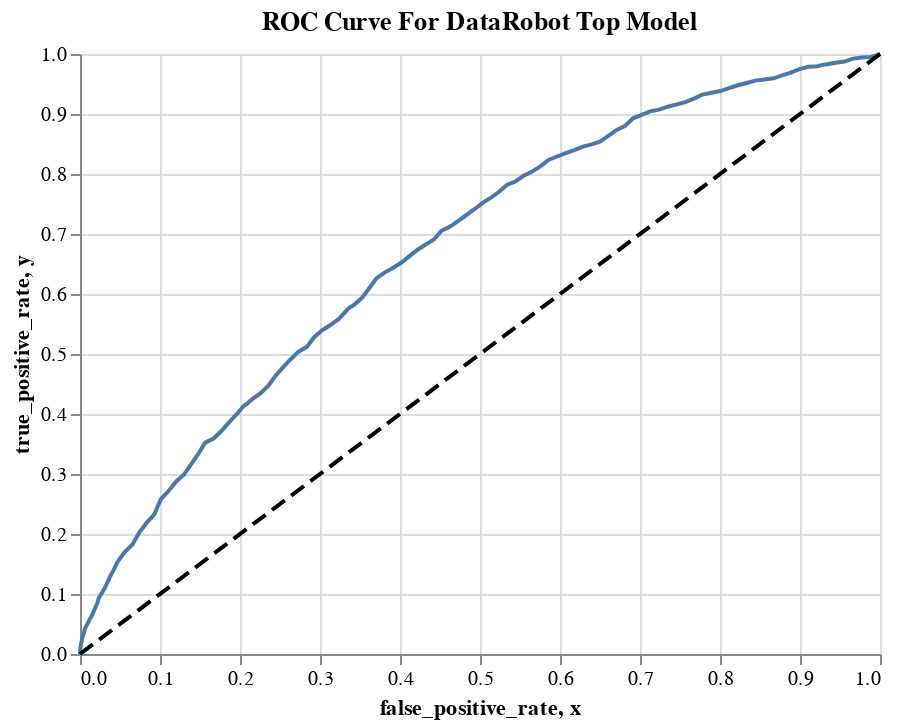

The notebook cell this image was saved under:
### Markdown cell above
### Build an ROC curve

Beyond the Leaderboard, you can access any analysis DataRobot does out-of-the-box for every model. In the following cell, reproduce the ROC curve by calling the `get_roc_curve` function from the top model.

### Code cell
import altair as alt

roc_object = top_model.get_roc_curve(source="crossValidation")
roc = pd.DataFrame(roc_object.roc_points)


base_line = pd.DataFrame({"x": [0, 1], "y": [0, 1]})

curve = (
    alt.Chart(roc, title="ROC Curve For DataRobot Top Model")
    .mark_line()
    .encode(x="false_positive_rate:Q", y="true_positive_rate:Q")
)

ref_line = (
    alt.Chart(base_line)
    .mark_line(color="black", strokeDash=[8, 4])
    .encode(x="x:Q", y="y:Q")
)

curve + ref_line
